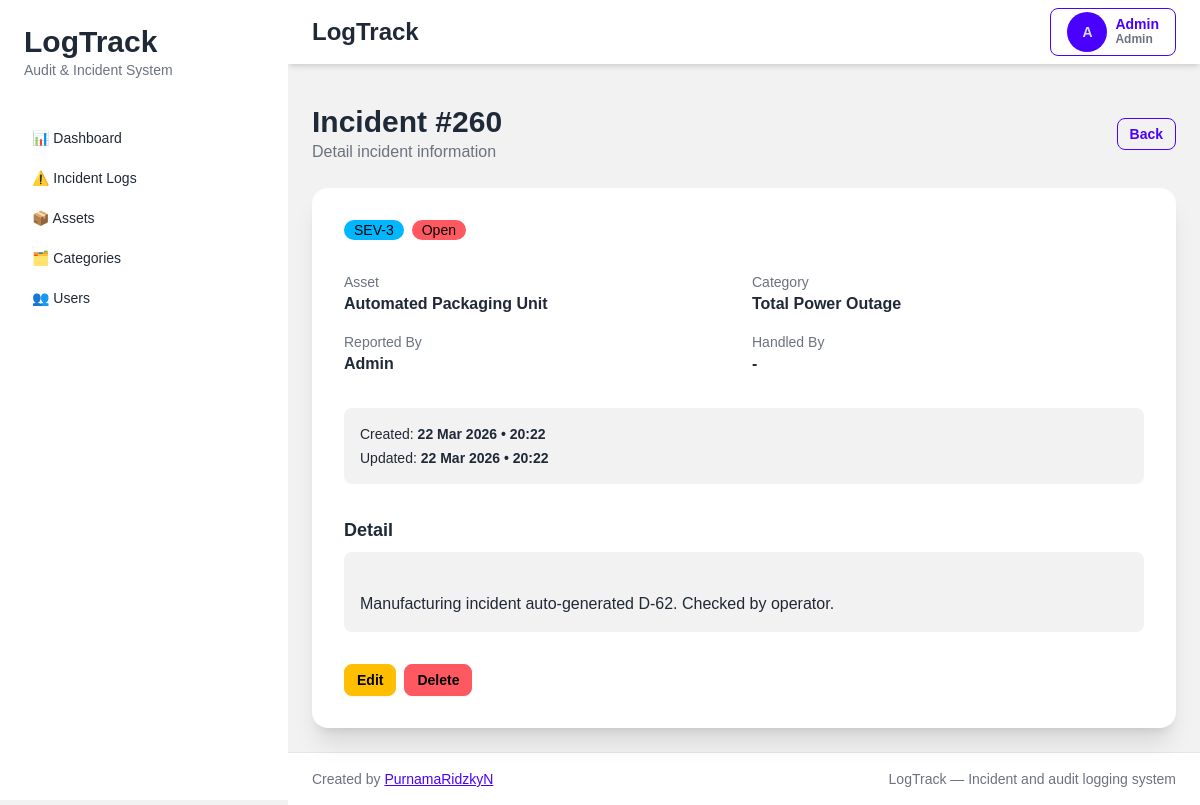
Before: /incidents/260 (signed in) with the older database file.
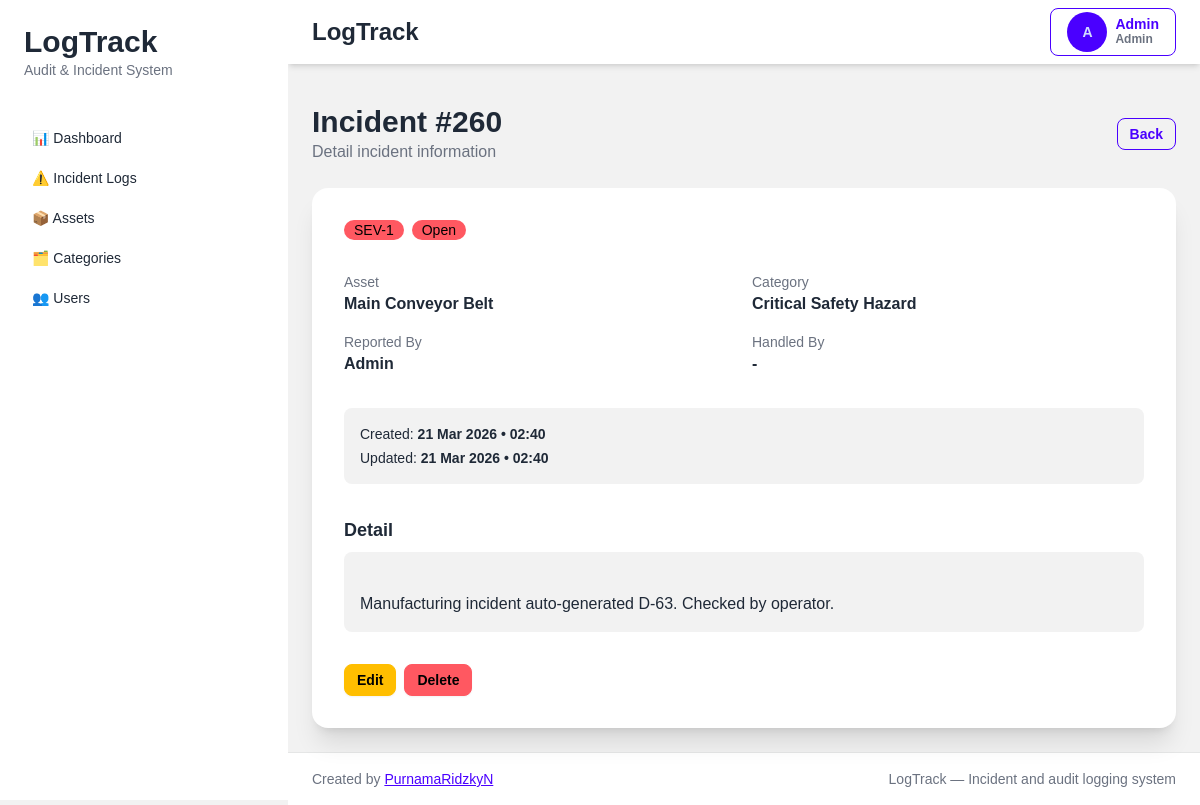
After: the same page with the newer database file.
### tables this page shows
CREATE TABLE incidents (

    id INTEGER PRIMARY KEY AUTOINCREMENT,

    user_id INTEGER,

    asset_id INTEGER,

    incident_category_id INTEGER,
    
    handled_by INTEGER,

    severity_level VARCHAR(50) NOT NULL,

    status VARCHAR(255) NOT NULL,

    detail TEXT,

    created_at DATETIME,

    updated_at DATETIME,

    is_deleted INTEGER DEFAULT 0,

    FOREIGN KEY (user_id)
        REFERENCES users(id),

    FOREIGN KEY (asset_id)
        REFERENCES assets(id),

    FOREIGN KEY (incident_category_id)
        REFERENCES incident_categories(id)
    
    FOREIGN KEY (handled_by)
        REFERENCES users(id)
);

CREATE TABLE assets (

    id INTEGER PRIMARY KEY AUTOINCREMENT,

    asset_code VARCHAR(255) UNIQUE NOT NULL,

    asset_name VARCHAR(255) NOT NULL,

    status VARCHAR(50) DEFAULT 'Operational',

    created_at DATETIME,

    updated_at DATETIME,

    is_deleted INTEGER DEFAULT 0
);

CREATE TABLE incident_categories (

    id INTEGER PRIMARY KEY AUTOINCREMENT,

    category_name VARCHAR(255) NOT NULL,

    default_severity VARCHAR(50) NOT NULL,

    created_at DATETIME,

    updated_at DATETIME,

    is_deleted INTEGER DEFAULT 0
);

### app/controllers/incident_controller.py (the view)
def incident_detail(id):
    conn = None
    try:
        conn = get_db_connection()
        role = session.get("role")
        role = int(role) if role is not None else 2
        incident = conn.execute("""
            SELECT
                i.*,
                a.asset_name,
                c.category_name,
                u.name AS user_name,
                h.name AS handled_by_name
            FROM incidents i
            LEFT JOIN assets a ON i.asset_id = a.id
            LEFT JOIN incident_categories c ON i.incident_category_id = c.id
            LEFT JOIN users u ON i.user_id = u.id
            LEFT JOIN users h ON i.handled_by = h.id
            WHERE i.id = ?
        """, (id,)).fetchone()
        if not incident:
            flash("Incident not found", "error")
            return redirect("/incidents")
        incident = dict(incident)
        if incident.get("created_at"):
            dt = datetime.strptime(incident["created_at"], "%Y-%m-%d %H:%M:%S")
            incident["created_at"] = dt.strftime("%d %b %Y • %H:%M")
            incident["updated_at"] = dt.strftime("%d %b %Y • %H:%M")
        return render_template(
            "incidents/detail.html",
            incident=incident,
            role=role
        )
    finally:
        if conn:
            conn.close()

### app/app.py (called while the page is built)
def create_app():
    app = Flask(__name__)
    app.config.from_object(
        "app.config.Config"
    )
    app.add_template_filter(
        timesince,
        "timesince"
    )
    @app.context_processor
    def inject_user():
        return {
            "role": session.get("role"),
            "user_name": session.get("name"),
            "user_id": session.get("user_id")
        }
    from app.routes.web import register_routes
    register_routes(app)
    return app

### app/database/connection.py (called while the page is built)
def get_db_connection():
    conn = sqlite3.connect(
        Config.DATABASE_PATH,
        timeout=30,
        isolation_level=None,
        check_same_thread=False
    )
    conn.row_factory = sqlite3.Row
    conn.execute("PRAGMA foreign_keys = ON")
    conn.execute("PRAGMA journal_mode = WAL")
    return conn

### app/templates/incidents/detail.html (shortened to what this page needs)
{% extends "layouts/app.html" %} {% block title %}Incident Detail{% endblock %}
{% block content %}
<div class="max-w-4xl mx-auto space-y-6">
  <div class="flex items-center justify-between">
    <div>
      <h1 class="text-3xl font-bold">Incident #{{ incident.id }}</h1>
      <p class="text-gray-500">Detail incident information</p>
    </div>
    <a href="/incidents" class="btn btn-outline btn-primary btn-sm"> Back </a>
  </div>
  <div class="card bg-base-100 shadow-xl">
    <div class="card-body space-y-6">
      <div class="flex flex-wrap gap-2">
        {% if incident.severity_level == 'SEV-1' %}
        <div class="badge badge-error">SEV-1</div>
        {% elif incident.severity_level == 'SEV-2' %}
        <div class="badge badge-warning">SEV-2</div>
        {% else %}
        <div class="badge badge-info">{{ incident.severity_level }}</div>
        {% endif %} {% set status_map = { 'Open': 'badge-error', 'In Progress':
        'badge-warning', 'Resolved': 'badge-info', 'Closed': 'badge-success' }
        %}
        <div
          class="badge {{ status_map.get(incident.status, 'badge-outline') }}">
          {{ incident.status or 'No Status' }}
        </div>
      </div>
      <div class="grid grid-cols-1 md:grid-cols-2 gap-4">
        <div>
          <p class="text-gray-500 text-sm">Asset</p>
          <p class="font-semibold">{{ incident.asset_name }}</p>
        </div>
        <div>
          <p class="text-gray-500 text-sm">Category</p>
          <p class="font-semibold">{{ incident.category_name }}</p>
        </div>
        <div>
          <p class="text-gray-500 text-sm">Reported By</p>
          <p class="font-semibold">{{ incident.user_name }}</p>
        </div>
        <div>
          <p class="text-gray-500 text-sm">Handled By</p>
          <p class="font-semibold">{{ incident.handled_by_name or '-' }}</p>
        </div>
      </div>
      <div class="bg-base-200 rounded-lg p-4 text-sm space-y-1">
        <div>
          Created:
          <span class="font-semibold">{{ incident.created_at }}</span>
        </div>
        <div>
          Updated:
          <span class="font-semibold">{{ incident.updated_at or '-' }}</span>
        </div>
      </div>
      <div>
        <h2 class="font-bold text-lg mb-2">Detail</h2>
        <div class="bg-base-200 p-4 rounded-lg whitespace-pre-line">
          {{ incident.detail }}
        </div>
      </div>
      <div class="flex flex-wrap gap-2">
        {% if role != 2 and incident.is_deleted == 0 %}
        <a
          href="/incidents/{{ incident.id }}/edit"
          class="btn btn-warning btn-sm">
          Edit
        </a>
        {% endif %} {% if incident.is_deleted == 0 %}
        <button
          class="btn btn-error btn-sm"
          onclick="openModal('delete', {{ incident.id }})">
          Delete
        </button>
        {% endif %}
      </div>
    </div>
  </div>
</div>
{% endblock %}

Changed rows visible on the page:
no longer on this page (row edited): assets: asset_name "Automated Packaging Unit"
no longer on this page (row edited): incident_categories: category_name "Total Power Outage"
changed incidents "Open": created_at "22 Mar 2026 • 20:22" → "21 Mar 2026 • 02:40"; detail "Manufacturing incident auto-generated D-62. Checked by operator." → "Manufacturing incident auto-generated D-63. Checked by operator."; severity_level "SEV-3" → (not shown)
now on this page (row edited): assets: asset_name "Main Conveyor Belt"
now on this page (row edited): incident_categories: category_name "Critical Safety Hazard"
Other visible differences:
{{ incident.updated_at or '-' }}: "22 Mar 2026 • 20:22" → "21 Mar 2026 • 02:40"
text now shown: "SEV-1"
